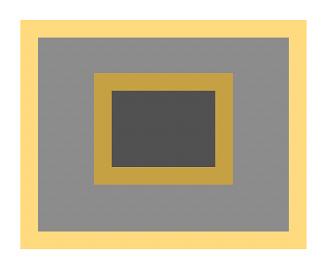
#> input picture test.png, 333 x 275 px
$ jupyter execute Assignment1.ipynb
#> lines starting #> are read from the running program, lines starting #| are printed output that depends on the picture; after the words box and inside, x2 and y2 are one past the last pixel; in counts of white or black regions, pixels touching at a corner belong together
#> further down, image is the input picture: PIL image 333x275 RGBA; mean R, G, B, A 193.4, 183.5, 158.9, 255
[cell 1]
import numpy as np
from PIL import Image
import matplotlib.pyplot as plt

# Question 1.
Consider the following color image in PNG format (four-channel image). Write a program that sets the transparency of the smallest and darkest rectangle shown in the middle of the image to ZERO. In the output image, the central rectangle will not appear while the rest will be the same. You cannot use OpenCV for this task.

[cell 2]
def set_transparency(image, transparency_value):
    # Get the shape of the image
#> called with transparency_value = 255
    rows, cols,channels = image.shape
#> rows = 275; cols = 333; channels = 4


    # Define the smallest and darkest rectangle

    start_row = int(rows / 3)
#> start_row = 91

    end_row = int(3 * rows / 4.9)
#> end_row = 168

    start_col = int(cols / 3)
#> start_col = 111

    end_col = int(3 * cols / 4.6)
#> end_col = 217


    # Set the transparency of the smallest and darkest rectangle
    for row in range(start_row, end_row):
        for col in range(start_col, end_col):
            for channel in range(channels):
                image[row][col][channel] = transparency_value
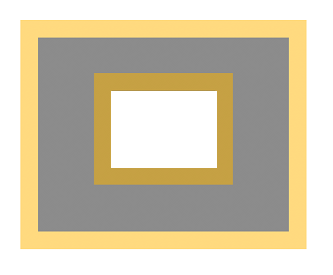
#> image: shape (275, 333, 4); mean R, G, B, A 208.6, 198.8, 174.5, 255

    return image


image  = Image.open("test.png")
image_np = np.array(image)

# Display the image
plt.imshow(image_np)
plt.show()

transparent_image = set_transparency(image_np, 255)

pil_image = Image.fromarray(transparent_image)

# Display the image
plt.imshow(transparent_image)
plt.show()

# Save the image to a file
pil_image.save("output.png")

[cell 3]
#another way

[cell 4]
# Load the image
im = Image.open("test.png")

# Convert the image to grayscale
gray = im.convert("L")
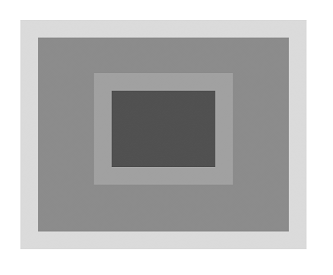
#> gray: PIL image 333x275 L; min 64, max 255, mean 183.6

# Set the intensity threshold
threshold = 85

# Get the pixels in the grayscale image
pixels = list(gray.getdata())
#> pixels = 91575 items
pixels = [pixels[i * gray.width:(i + 1) * gray.width] for i in range(gray.height)]
#> pixels = 275 items

# Create a new image with the same size as the original image
output_im = Image.new("RGBA", (im.width, im.height))
#> output_im: PIL image 333x275 RGBA; every value is 0

# Get the pixels in the new image
output_pixels = output_im.load()

# Iterate over the pixels in the grayscale image
for i in range(gray.height):
    for j in range(gray.width):
        # If the pixel intensity is below the threshold
        if pixels[i][j] < threshold:
            # Set the RGBA values for the pixel in the channel
            output_pixels[j, i] = (im.getpixel((j, i))[0], im.getpixel((j, i))[1], im.getpixel((j, i))[2], 0)
        else:
            # Set the RGBA values for the pixel
            output_pixels[j, i] = im.getpixel((j, i))


# Display result
plt.imshow(output_im)
plt.show()
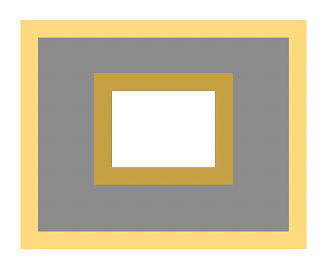
#> shown: shape (275, 333, 4); mean R, G, B, A 193.4, 183.5, 158.9, 233.2; transparent parts drawn white

# Save  image
output_im.save("output_image.png")

# Question 2.
Create a function ConvertToGray(img). It takes an image as input. If the input image is color, then
convert it into grayscale. Return the converted image. Use the following formula to convert a color
image to grayscale. Display both grayscale and color images. You cannot use OpenCV for this task.
imgGray = 0.299R + 0.587G + 0.114B
Here R, G and B represent red, Green and blue channels respectively.

[cell 5]
def ConvertToGray(img):
    if len(img.shape) > 2:
        img = np.dot(img[...,:3], [0.299, 0.587, 0.114])
    return Image.fromarray(np.uint8(img))

# read image
color_img = np.array(Image.open("test.png"))
# Convert to grayscale
gray_img = ConvertToGray(color_img)
gray_img.show()

gray_img.save("Greyoutput_image.png")

[cell 6]
grey_img = np.array(Image.open("Greyoutput_image.png"))

[cell 7]
from IPython.display import Image
Image(filename='Greyoutput_image.png')

[cell 8]
from IPython.display import Image
Image(filename='Greyoutput_image2.png')

# Question 3.
Create a function called StackHorizontal(img1,img2) that concatenates two images and returns the
result. The function must check that both img1 and img2 have same size and channels. It should
display error if size is not same. Display the obtained result. You cannot use OpenCV for this task.
Hint: Create a larger 2D array that can hold both images and then copy the pixels one by one from the
source images.

[cell 9]
from PIL import Image
def StackHorizontal(img1, img2):
    width, height = img1.size
    channels = len(img1.mode)
    if img2.size[0] != width or img2.size[1] != height or len(img2.mode) != channels:
        raise Exception("Error: Both images must have the same size and channels")

    # array will be used to store the result of concatenating two images horizontally
    result = np.zeros((height, width*2, channels), dtype=np.uint8)
    # sets the values in the left half
    result[:, :width, :] = np.array(img1)
    # sets the values in the right half
    result[:, width:, :] = np.array(img2)

    return result

img1 = Image.open("rect1.jpg")
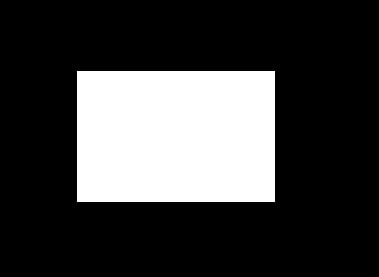
#> input picture rect1.jpg, 379 x 277 px
#> img1 is the input picture: PIL image 379x277 RGB; min 0, max 255, mean 63
img2 = Image.open("rect7.jpg")
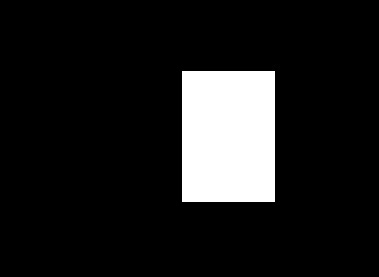
#> input picture rect7.jpg, 379 x 277 px
#> img2 is the input picture: PIL image 379x277 RGB; min 0, max 255, mean 29.6
result = StackHorizontal(img1, img2)
#> in StackHorizontal, `result[:, width:, :] = np.array(img2)`:
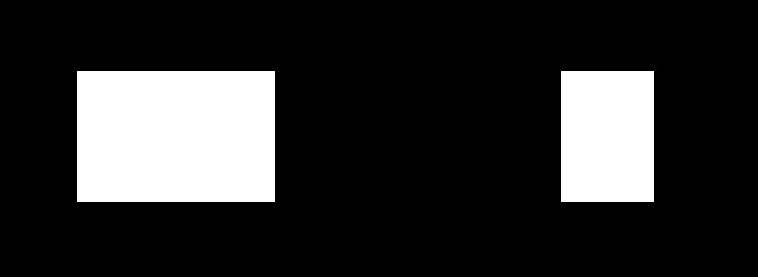
#> result: shape (277, 758, 3); min 0, max 255, mean 46.3
Image.fromarray(result).show()

[cell 10]
# Two Images Display
plt.subplot(1, 2, 1)
plt.imshow(img1)
plt.axis('off')

plt.subplot(1, 2, 2)
plt.imshow(img2)
plt.axis('off')

plt.show()

[cell 11]
# Result Display the image
plt.imshow(result)
plt.axis('off')
plt.show()

# Question 4.
Write a function called FlipImg(img, flag). Img is the input image while flag can be 0 or 1. If the flag
is 0 flip the image horizontally and when flag is 1 then flip vertically. Default flag should be 0. Return
the flipped image and display both the original and flipped images. You cannot use OpenCV for this
task.

[cell 12]
def FlipImg(img, flag=0):
    # np.array function converts img1 into a numpy array,for fast and numerical operations
    img = np.array(img)
    # array filled with zeros, with the same shape and data type as the img array
    flipped_img = np.zeros_like(img)
    # horizontal flip
    if flag == 0:
        # each pixel in the image, the code computes the corresponding pixel
        # rightmost column in the input image will become the leftmost column in the flipped image and vice versa
        for i in range(img.shape[0]):
            for j in range(img.shape[1]):
                flipped_img[i, j] = img[i, img.shape[1] - 1 - j]
    # vertical flip
    elif flag == 1:
        #  bottom-most row in the input image will become the top-most row in the flipped image and vice versa
        for i in range(img.shape[0]):
            for j in range(img.shape[1]):
                flipped_img[i, j] = img[img.shape[0] - 1 - i, j]
    else:
        raise ValueError("flag must be 0 or 1")
    return flipped_img

# read image
img = Image.open("A1.jpg")
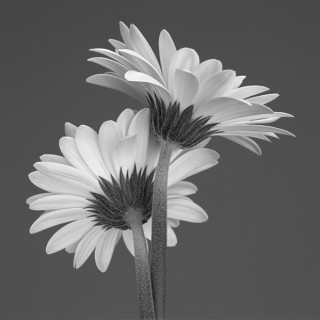
#> input picture A1.jpg, 320 x 320 px
#> img is the input picture: PIL image 320x320 RGB; min 7, max 250, mean 104.7
# call function flip image
flipped_img = FlipImg(img, flag=1)
#> after the loop in FlipImg, `for i in range(img.shape[0]):`:
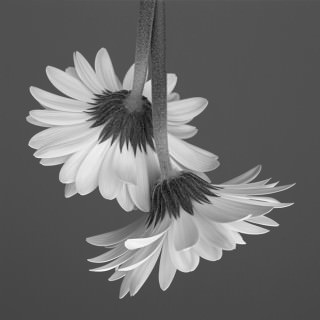
#> flipped_img: shape (320, 320, 3); min 7, max 250, mean 104.7
# Image.fromarray(np.array(img)).show()
# show flip image
# Image.fromarray(flipped_img).show()

[cell 13]
# Result Display the image flip=1
plt.subplot(1, 2, 1)
plt.imshow(img)
plt.axis('off')

plt.subplot(1, 2, 2)
plt.imshow(flipped_img)
plt.axis('off')

plt.show()

[cell 14]
# Result Display the image flip=0
plt.subplot(1, 2, 1)
plt.imshow(img)
plt.axis('off')

plt.subplot(1, 2, 2)
plt.imshow(flipped_img)
plt.axis('off')

plt.show()

# Question 5.
Consider the following two grayscale images. These have same dimensions. Write a function that
CommonImg(img1, img2) that finds the common area between two image and displays the result. If
no common area is found then it must display a black image otherwise, it will show the common area.
You cannot use OpenCV for this task.

[cell 15]
import numpy as np
from PIL import Image

def CommonImg(img1, img2):
    width, height = img1.size

    if img2.size[0] != width or img2.size[1] != height :
        raise Exception("Error: Both images must have the same size and channels")
    # np.array function converts this img1 and img2 into a numpy array,for fast and numerical operations
    img1_array = np.array(img1)
    img2_array = np.array(img2)
    #  numpy array filled with zeros with the same shape as img1 and data type np.uint8
    common_img = np.zeros(img1_array.shape, dtype=np.uint8)
    #common_img[np.where((img1_array == img2_array) & (img1_array != 0))] = 255

    # Loops over the rows and columns of both img1_array and img2_array.
    # If the pixel in both arrays are equal and not equal to 0, then pixel in common_img array is set to 255.
    for i in range(img1_array.shape[0]):
        for j in range(img1_array.shape[1]):
            if (img1_array[i, j] == img2_array[i, j]) and (img1_array[i, j] != 0):
                common_img[i, j] = 255
    return common_img

# read image
img1 = Image.open("P1.png").convert('L')
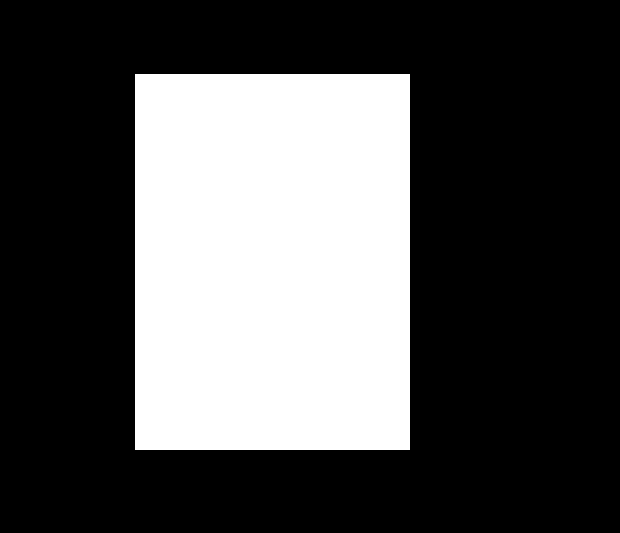
#> input picture P1.png, 620 x 533 px
#> img1: PIL image 620x533 L; 31.3% white; 1 white region, box (x1, y1, x2, y2) and area: (135, 74, 410, 450) 103400
img2 = Image.open("P2.png").convert('L')
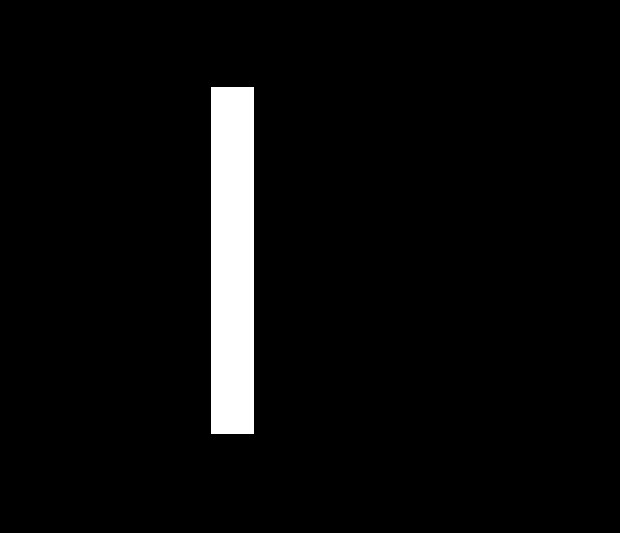
#> input picture P2.png, 620 x 533 px
#> img2: PIL image 620x533 L; 4.5% white; 1 white region, box (x1, y1, x2, y2) and area: (211, 87, 254, 434) 14921
# call function find
common_img = CommonImg(img1, img2)
# result show
Image.fromarray(common_img).show()

[cell 16]
plt.subplot(1, 2, 1)
plt.imshow(img1)
plt.axis('off')

plt.subplot(1, 2, 2)
plt.imshow(img2)
plt.axis('off')

plt.show()
